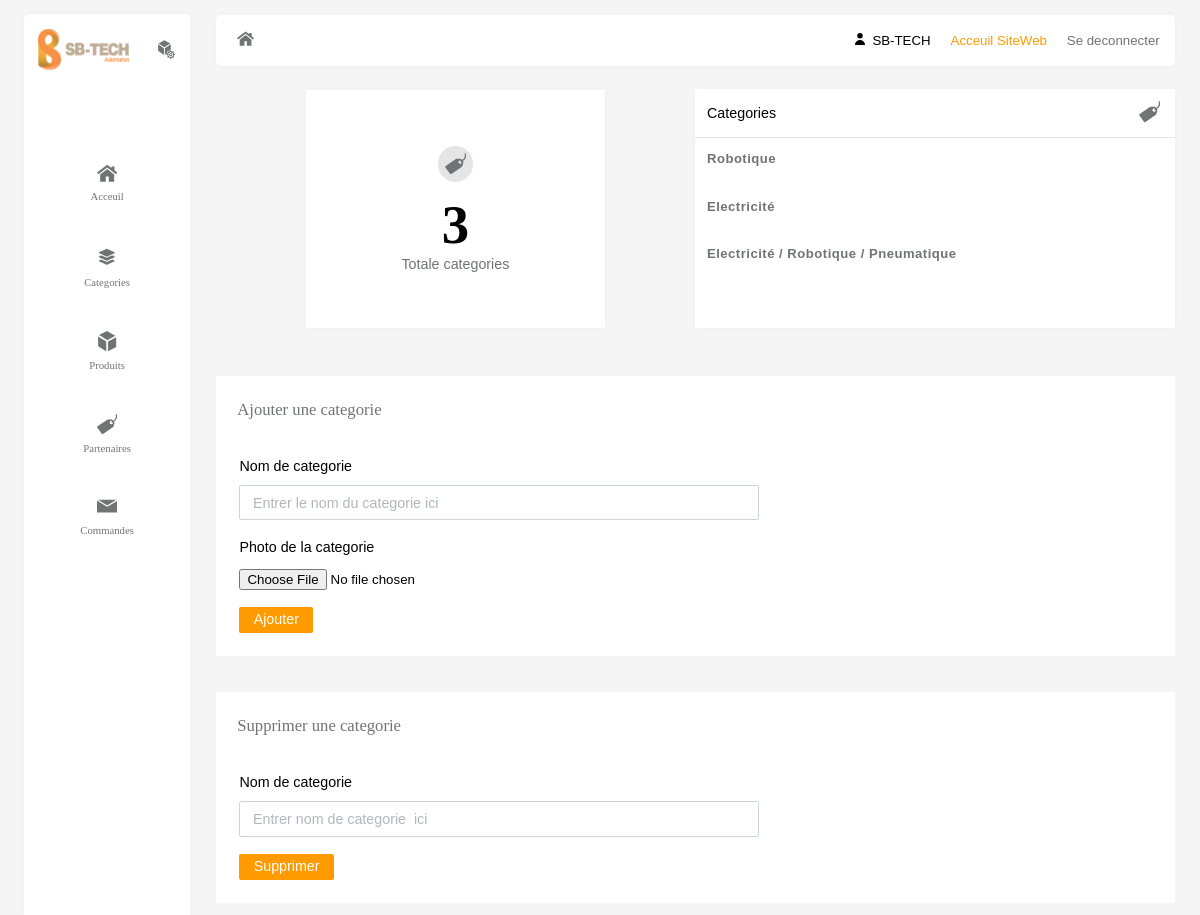
Screenshot of /admin/categories.php (signed in) with the database file from the repository.
### tables this page shows
CREATE TABLE `categorie` (
  `id_cat` int(5) NOT NULL,
  `nom_cat` text NOT NULL,
  `image` varchar(500) NOT NULL
);

### admin/categories.php (the view, shortened to what this page needs)
<?php
$admin=$_SESSION['nom'];
include('../db.php');
if (!empty($admin)) {
$query=$conn->prepare("SELECT * FROM `categorie`;");
$query->execute();
$results=$query->fetchAll();
$query1=$conn->prepare("SELECT COUNT(id_cat) FROM categorie;");
$query1->execute();
$res=$query1->fetchAll();
}else {
    header('location:../page-login.php');
}
?>
<!DOCTYPE html>
<html lang="en">
<head>
    <link rel="stylesheet" href="https://stackpath.bootstrapcdn.com/font-awesome/4.7.0/css/font-awesome.min.css">
    <link rel="stylesheet" href="css/categorie.css">
    <link rel="stylesheet" href="css/nav.css">
    <link rel="stylesheet" href="css/header.css">
</head>
<body>
    <nav>
        <header>
            <div class="logo">
                <img src="../assets/svg/logo2.png" alt="">
            </div>
            <div class="ico">
            </div>
        </header>
        <div class="navs">
            <div class="nav-link">
                <a href="accueil.php">
                    <span>
                        Acceuil
                    </span>
                </a>
            </div>
            <div class="nav-link <%= Categories %>">
                <a href="categories.php">
                    <span>
                        Categories
                    </span>
                </a>
            </div>
            <div class="nav-link <%= produits %>">
                <a href="produit.php">
                    <span>
                        Produits
                    </span>
                </a>
            </div>
            <div class="nav-link <%= Partenaires %>">
                <a href="partenaire.php">
                    <span>Partenaires</span>
                </a>
            </div>
            <div class="nav-link ">
                <a id="com" href="commande.php">
                    <span>commandes</span>
                </a>
            </div>
        </div>
    </nav>
    <main>
        <header>
            <div class="iconMain">  </div>
            <div class="navs-ng">
                <ul>
                    <li>
                        <div class="icon">  </div> SB-TECH
                    </li>
                    <li class="backend"> <a href="../index.php">Acceuil SiteWeb</a> </li>
                    <li> <a href="disconn.php">Se deconnecter</a> </li>
                </ul>
            </div>
        </header>
        <section id="anal">
            <div class="container-dashboard">
                <div class="con-7">
                    <div class="card-ov">
                        <div class="icon">
                        </div>
                        <div class="number">
                            <?php echo $res[0]['COUNT(id_cat)'];?>
                        </div>
                        <div class="total">Totale categories</div>
                    </div>
                </div>
                <div class="con-7">
                    <div class="card-desc-ui">
                        <div class="top-sec">
                            <div class="text">categories</div>
                            <div class="icon">
                            </div>
                        </div>
                        <ul>
                                <?php
                          if (sizeof($results)>0) {
                            for ($i=0; $i <sizeof($results) ; $i++) {
                              $cat=$results[$i]['nom_cat'];
                              echo"<li>$cat</li>";
                            }
                          }?>
                        </ul>
                    </div>
                </div>
            </div>
        </section>
        <section id="Add-cat">
            <div class="title">Ajouter une categorie</div>
            <form action method="POST" enctype="multipart/form-data">
                <div>
                    <label for="marqName">Nom de categorie</label>
                    <input required type="text" placeholder=" Entrer le nom du categorie ici " id="marqName"
                        name="categ-name" value="">
                </div>
                <div>
                        <label for="prodPic">Photo de la categorie</label>
                        <input required style="margin-top: 1em;" type="file" name="image">
                    </div>
                <button type="submit" name="ajouter">Ajouter</button>
            </form>
        </section>
        <section id="Add-cat">
            <div class="title">Supprimer une categorie</div>
            <form action="" method="POST">
                <div>
                    <label for="marqId">Nom de categorie</label>
                    <input required type="text" placeholder=" Entrer nom de categorie  ici " id="marqId" name="nom-cat"
                        value="">
                </div>
                <button type="submit" name="supprimer">Supprimer</button>
            </form>
        </section>
    </main>
</body>
</html>

### admin/css/nav.css (style rules this page uses)
body { padding: 0; margin: 0; -webkit-box-sizing: border-box; box-sizing: border-box; height: 100%; width: 100%; background-color: #f5f5f5; font-size: calc(1em + 0.65vw); }
body nav { position: absolute; left: 0; height: calc(100% - 0.6em); width: calc(6em); background-color: #fff; overflow: hidden auto; display: -webkit-box; display: -ms-flexbox; display: flex; -webkit-box-orient: vertical; -webkit-box-direction: normal; -ms-flex-direction: column; flex-direction: column; -webkit-box-align: center; -ms-flex-align: center; align-items: center; padding: 0 0.5em; margin: 0.6em 1em 0 1em; -webkit-box-shadow: 0 0 8px -2px rgba(0, 0, 0, 0.05); box-shadow: 0 0 8px -2px rgba(0, 0, 0, 0.05); border-top-left-radius: 5px; border-top-right-radius: 5px; }
body nav header { position: relative; width: 100%; display: -webkit-box; display: -ms-flexbox; display: flex; -webkit-box-align: center; -ms-flex-align: center; align-items: center; -webkit-box-pack: justify; -ms-flex-pack: justify; justify-content: space-between; margin-top: 0.6em; }
body nav header div.logo { width: 6rem; display: -webkit-box; display: -ms-flexbox; display: flex; -webkit-box-pack: center; -ms-flex-pack: center; justify-content: center; -webkit-box-align: center; -ms-flex-align: center; align-items: center; }
body nav header div.logo img { width: 95%; fill: #7a939e; }
body nav header div.ico { width: 1em; height: 1em; display: -webkit-box; display: -ms-flexbox; display: flex; -webkit-box-pack: center; -ms-flex-pack: center; justify-content: center; -webkit-box-align: center; -ms-flex-align: center; align-items: center; }
body nav header div.ico svg { width: 0.8em; height: 0.8em; fill: #727375; }
body nav div.navs { position: relative; margin-top: 3em; width: 80%; display: -webkit-box; display: -ms-flexbox; display: flex; -webkit-box-orient: vertical; -webkit-box-direction: normal; -ms-flex-direction: column; flex-direction: column; -webkit-box-align: center; -ms-flex-align: center; align-items: center; }
body nav div.navs .nav-link { position: relative; display: -webkit-box; display: -ms-flexbox; display: flex; -webkit-box-orient: vertical; -webkit-box-direction: normal; -ms-flex-direction: column; flex-direction: column; -webkit-box-pack: center; -ms-flex-pack: center; justify-content: center; -webkit-box-align: center; -ms-flex-align: center; align-items: center; background-color: #fff; -webkit-box-shadow: 0; box-shadow: 0; padding: 0.5em; border-radius: 0.3em; margin: 0.5em 0; width: 42%; -webkit-transition: 0.4s background-color, 0.4s -webkit-box-shadow; transition: 0.4s background-color, 0.4s -webkit-box-shadow; transition: 0.4s background-color, 0.4s box-shadow; transition: 0.4s background-color, 0.4s box-shadow, 0.4s -webkit-box-shadow; font-size: 0.9em; }
body nav div.navs .nav-link a { position: relative; display: -webkit-box; display: -ms-flexbox; display: flex; -webkit-box-orient: vertical; -webkit-box-direction: normal; -ms-flex-direction: column; flex-direction: column; -webkit-box-pack: center; -ms-flex-pack: center; justify-content: center; -webkit-box-align: center; -ms-flex-align: center; align-items: center; text-decoration: none; font-size: 0.5em; color: inherit; font-family: Falling; }
body nav div.navs .nav-link a svg { height: 1.9em; width: 1.9em; fill: #727375; }
body nav div.navs .nav-link a svg.s19 { width: 2.2em; height: 2.2em; }
body nav div.navs .nav-link a span { margin-top: 0.7em; color: #727375; text-transform: capitalize; }

### rows the page displays
categorie: nom_cat "Robotique"
categorie: nom_cat "Electricité"
categorie: nom_cat "Electricité / Robotique / Pneumatique"

### other values shown
$res[0]['COUNT(id_cat)'] "3"
